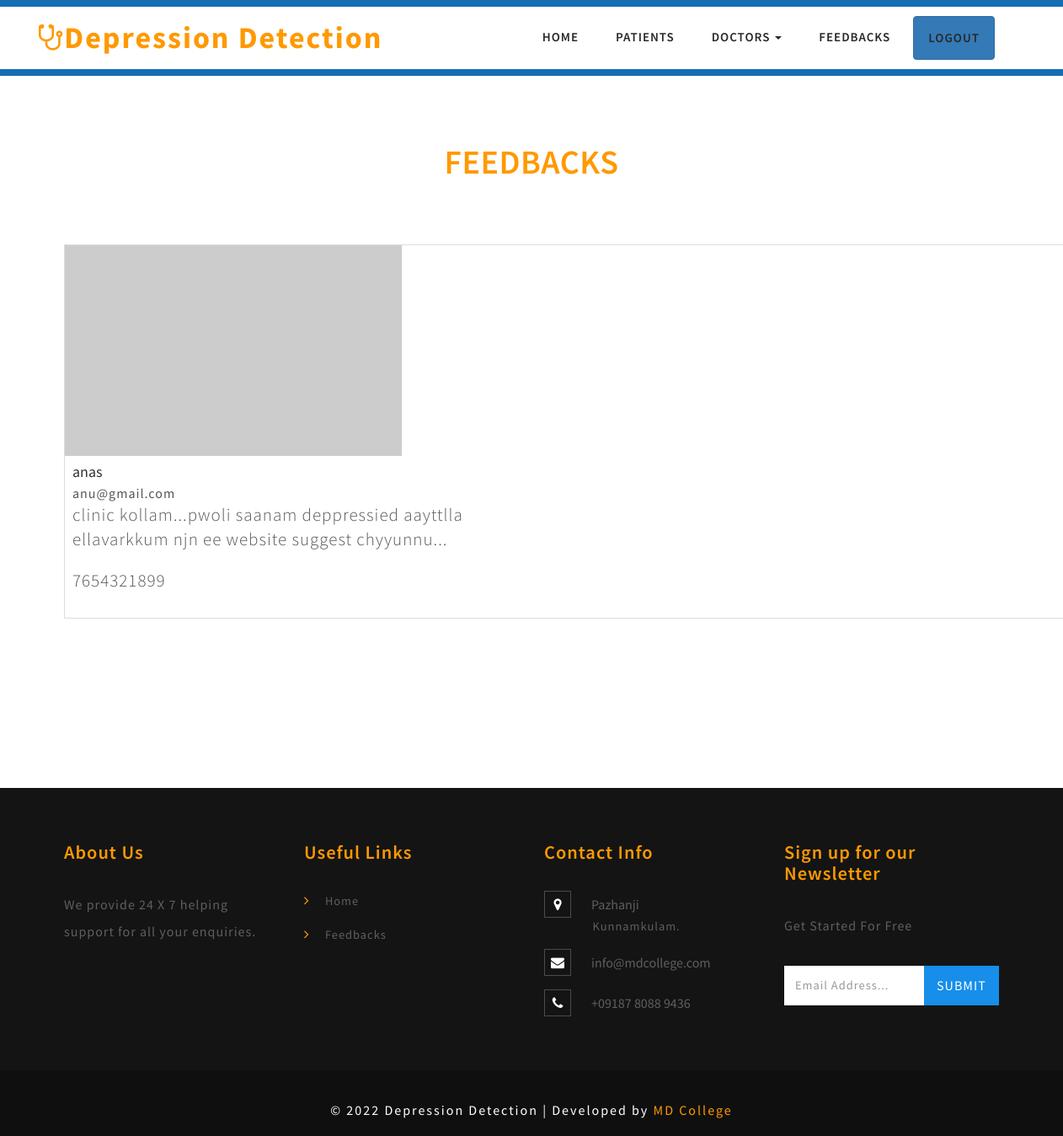
Screenshot of /feedbackview with the database file from the repository.
### mad/models.py (models this page shows)
class contact(db.Model, UserMixin):
    id=db.Column(db.Integer, primary_key=True)
    name = db.Column(db.String(80))
    email= db.Column(db.String(80))
    number= db.Column(db.String (10))
    text= db.Column(db.String (80))

### mad/routes.py (the view)
@login_required
@app.route('/feedbackview',methods=["GET","POST"])
def feedbackview():
    obj = contact.query.all()
    return render_template("feedbackview.html",obj=obj)

### mad/templates/feedbackview.html (shortened to what this page needs)
{%extends 'admin_layout.html'%}
{%block content%}
<div class="banner-bottom">
	<div class="container">
		<div class="inner_sec_info_agileits_w3">
		  <h1 class="heading-agileinfo">Feedbacks</h1>
    <div id="products"   >
        {%for i in obj%}
                <div  class="item col-xs-4 col-lg-4" style="  width: 1200px;">
                    <div class="thumbnail card"style=" width: 1200px;">
                        <div class="img-event" style="  width: 1200px;">
                            <img class="group list-group-image img-fluid"   src="http://placehold.it/400x250/000/fff" alt="" />
                        </div>
                        <div class="caption card-body" style=" width: 1200px;">
                            <h4 class="group card-title inner list-group-item-heading">
                                {{i.name}}</h4>
                            <p class="group inner list-group-item-text">
                                {{i.email}}</p>
                            <div class="row">
                                <div class="col-xs-12 col-md-6">
                                    <p class="lead">
										{{i.text}}</p>
                                        <p class="lead">
                                            {{i.number}}</p>
                                </div>
                            </div>
                        </div>
                    </div>
                </div>
                {%endfor%}
            </div>
</div>
</div>
</div>
<br>
 <br><br>
 <br>
{%endblock%}

### mad/static/css/style.css (style rules this page uses)
html, body { margin: 0; font-size: 100%; background: #fff; font-family: 'Source Sans Pro', sans-serif; }
h1, h2, h3, h4, h5, h6 { margin: 0; font-family: 'Source Sans Pro', sans-serif; }
p { letter-spacing: 1px; font-size: 1em; line-height: 1.9em; color: #555; }
.heading-agileinfo { font-weight: 600; letter-spacing: .5px; font-size: 40px; margin-bottom: 1.9em; text-align: center; color: #ff9900; text-transform: uppercase; position: relative; margin-top: 0; }
.banner-bottom { padding: 5em 0; }
@media (max-width:1280px) { .inner_sec_info_agileits_w3 { margin-top: 0em; } }

### mad/static/css/appointment_style.css (style rules this page uses)
body { padding: 0; margin: 0; font-family: 'Source Sans Pro', sans-serif; }
h1, h2, h3, h4, h5, h6 { margin: 0; padding: 0; font-family: 'Source Sans Pro', sans-serif; }
p { margin: 0; }

### mad/templates/feedbackview.html (style rules this page uses)
.thumbnail { margin-bottom: 30px; padding: 0px; -webkit-border-radius: 0px; -moz-border-radius: 0px; border-radius: 0px; }

### rows the page displays
contact: name "anas", email "anu@gmail.com", text "clinic kollam...pwoli saanam deppressied aayttlla ellavarkkum njn ee website suggest chyyunnu...", number "7654321899"
